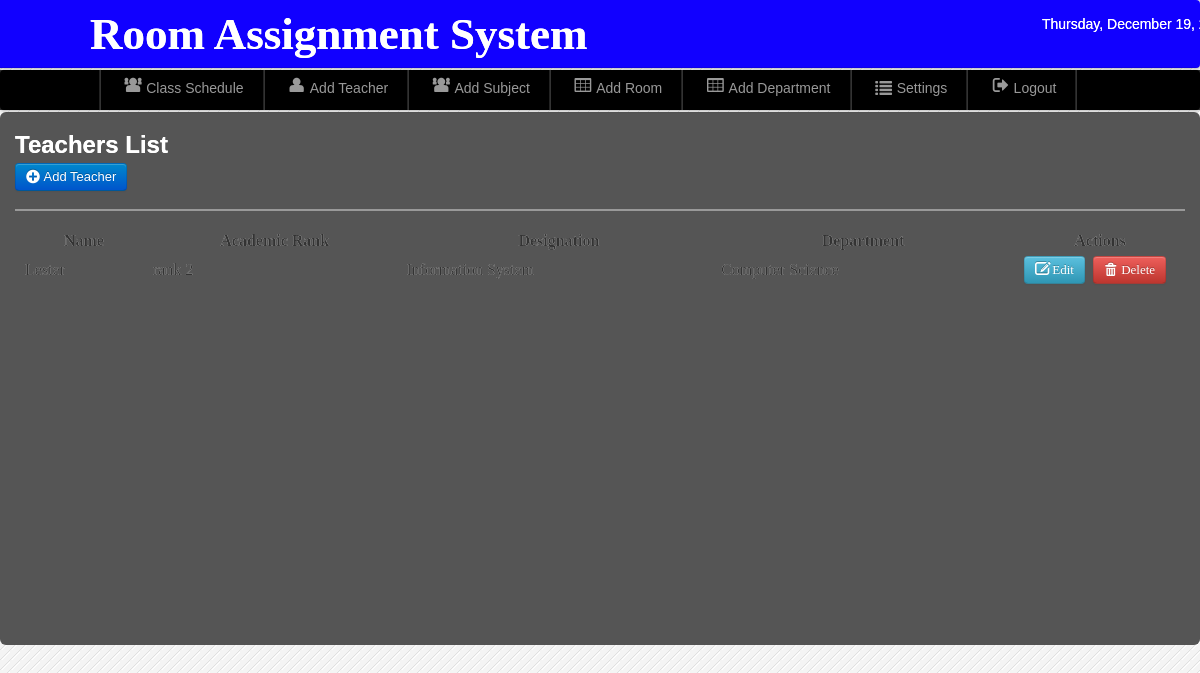
The page /admin/record.php (signed in) on the database its author committed.
### tables this page shows
CREATE TABLE `teacher` (
  `teacher_id` int(11) NOT NULL,
  `Name` varchar(50) NOT NULL,
  `Academic_Rank` varchar(100) NOT NULL,
  `Designation` varchar(100) NOT NULL,
  `Department` varchar(100) NOT NULL
);

### admin/record.php (the view, shortened to what this page needs)
<?php
include('./components/header.php');
include('./connection/dbcon.php');
include('./components/nav-top1.php');
include('./components/main.php');
?>
<div class="wrapper">
<div id="element" class="hero-body-subject-add">
<div class="nav-content">
<h2><font color="white">Teachers List</font></h2>
	<a class="btn btn-primary"  href="add_teacher.php">  <i class="icon-plus-sign icon-large"></i>&nbsp;Add Teacher</a>
	<hr>
	<table class="center-users-table">
<div class="demo_jui">
		<table cellpadding="0" cellspacing="0" border="0" class="display" id="log" class="jtable">
			<thead>
				<tr>
				<th>Name</th>
				<th>Academic Rank</th>
				<th>Designation</th>
				<th>Department</th>
				<th>Actions</th>
				</tr>
			</thead>
			<tbody>
<?php $result=mysqli_query($conn,"select * from teacher") or die(mysqli_error($conn));
while($row=mysqli_fetch_array($result)){ $id=$row['teacher_id'];
 ?>
<tr class="del<?php echo $id ?>">
	<td><?php echo ucwords($row['Name']); ?></td>
	<td><?php echo $row['Academic_Rank']; ?></td>
	<td><?php echo $row['Designation']; ?></td>
	<td><?php echo $row['Department']; ?></td>
	<td align="center" width="160">
	<a class="btn btn-info" href="edit_teacher.php<?php echo '?id='.$id; ?>"><i class="icon-edit icon-large"></i>&nbsp;Edit</a>&nbsp;
	<a class="btn btn-danger1"  data-toggle="modal" href="#<?php echo $id; ?>">  <i class="icon-trash icon-large"></i>&nbsp;Delete</a>
</td>
	<?php } ?>
	</tr>
			</tbody>
		</table>
</table>
</div>
	</div>
</div>
</body>

### admin/css/style.css (style rules this page uses)
* { margin:0; padding:0; }
a { color:#777; }
.wrapper { margin-top: -43px; }
html, body { height: 100%; margin: 0; padding: 0; display: flex; flex-direction: column; min-height: 100%; }

### admin/css/datatable/demo_table_jui.css (style rules this page uses)
table.display thead th { cursor: pointer; padding: 3px 0 3px 10px; }
table.display { border-collapse: collapse; clear: both; margin: 0 auto; width: 100%; }
table.display td { padding: 3px 10px; }

### rows shown on the page
teacher: Name "Lester", Academic_Rank "rank 2", Designation "Information System", Department "Computer Science"
